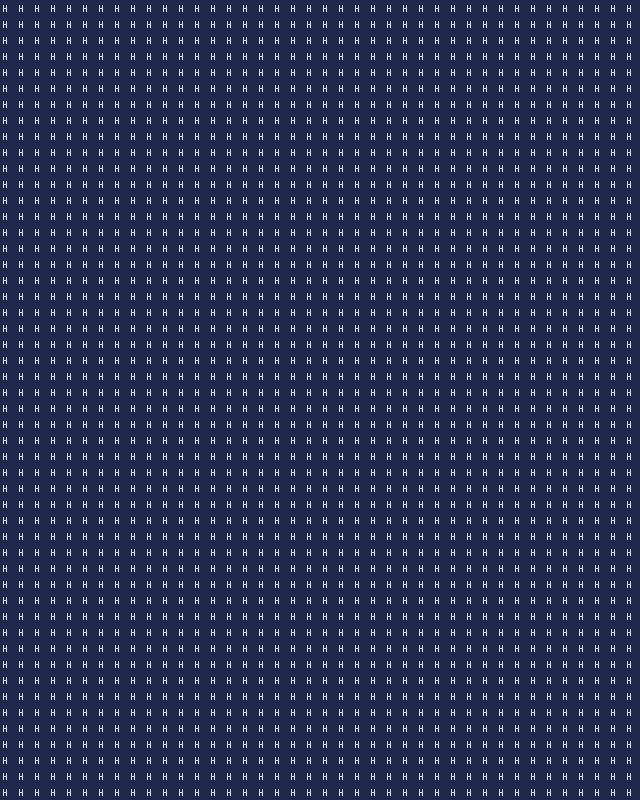

Rendered tile map (Tiled .tmx) drawn with the repository's tilesets; below, a short description and the map source with its tile grids summarised:
An orthogonal 40x50 tile map with 16x16 px tiles, 1 tile layer (prototype).

<map version="1.10" tiledversion="1.10.2" orientation="orthogonal" renderorder="right-down" width="40" height="50" tilewidth="16" tileheight="16" infinite="0" nextlayerid="9" nextobjectid="1">
 <tileset firstgid="164" source="FrostChill_tsx.tsx" />
 <layer id="1" name="prototype" width="40" height="50">
  <data>[2000 cells, 2000 non-empty, 1 distinct tile ids]</data>
 </layer>
</map>
